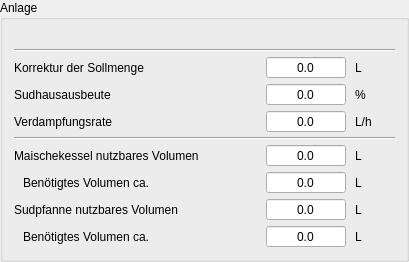
         <widget class="QGroupBox" name="groupAnlage">
          <property name="sizePolicy">
           <sizepolicy hsizetype="Preferred" vsizetype="Fixed">
            <horstretch>0</horstretch>
            <verstretch>0</verstretch>
           </sizepolicy>
          </property>
          <property name="title">
           <string>Anlage</string>
          </property>
          <layout class="QGridLayout" name="gridLayout_4">
           <property name="horizontalSpacing">
            <number>9</number>
           </property>
           <property name="verticalSpacing">
            <number>4</number>
           </property>
           <item row="6" column="0">
            <widget class="QLabel" name="label">
             <property name="text">
              <string>Maischekessel nutzbares Volumen</string>
             </property>
            </widget>
           </item>
           <item row="5" column="0" colspan="5">
            <widget class="Line" name="line_9">
             <property name="orientation">
              <enum>Qt::Orientation::Horizontal</enum>
             </property>
            </widget>
           </item>
           <item row="4" column="4">
            <widget class="QLabel" name="label_35">
             <property name="text">
              <string notr="true">L/h</string>
             </property>
            </widget>
           </item>
           <item row="1" column="0" colspan="5">
            <widget class="Line" name="line_16">
             <property name="orientation">
              <enum>Qt::Orientation::Horizontal</enum>
             </property>
            </widget>
           </item>
           <item row="3" column="3">
            <widget class="DoubleSpinBox" name="tbAnlageSudhausausbeute">
             <property name="minimumSize">
              <size>
               <width>80</width>
               <height>0</height>
              </size>
             </property>
             <property name="toolTip">
              <string>&lt;html&gt;&lt;head/&gt;&lt;body&gt;&lt;p&gt;Hier wird die &lt;span style=&quot; font-weight:600;&quot;&gt;Sudhausausbeute&lt;/span&gt; der Anlage ausgegeben. Dieser anlagentypische Wert kann aus dem Durchschnitt der gebrauten Suden im &lt;span style=&quot; font-weight:600;&quot;&gt;Tab Ausrüstung &lt;/span&gt;progrmmweit berechnet werden.&lt;/p&gt;&lt;p&gt;Sie beschreibt die Effizienz der Brauanlage. Im Hobbybereich werden 70% angestrebt, tatsächlich liegt der Wert meist darunter. Im Profibereich werden 80% angepeilt.&lt;/p&gt;&lt;/body&gt;&lt;/html&gt;</string>
             </property>
             <property name="alignment">
              <set>Qt::AlignmentFlag::AlignCenter</set>
             </property>
             <property name="readOnly">
              <bool>true</bool>
             </property>
             <property name="buttonSymbols">
              <enum>QAbstractSpinBox::ButtonSymbols::NoButtons</enum>
             </property>
             <property name="decimals">
              <number>1</number>
             </property>
             <property name="maximum">
              <double>9999.000000000000000</double>
             </property>
            </widget>
           </item>
           <item row="3" column="0" colspan="2">
            <widget class="QLabel" name="label_43">
             <property name="text">
              <string>Sudhausausbeute</string>
             </property>
            </widget>
           </item>
           <item row="3" column="4">
            <widget class="QLabel" name="label_29">
             <property name="minimumSize">
              <size>
               <width>40</width>
               <height>0</height>
              </size>
             </property>
             <property name="text">
              <string notr="true">%</string>
             </property>
            </widget>
           </item>
           <item row="4" column="0" colspan="2">
            <widget class="QLabel" name="label_S1_8">
             <property name="text">
              <string>Verdampfungsrate</string>
             </property>
            </widget>
           </item>
           <item row="6" column="3">
            <widget class="DoubleSpinBox" name="tbAnlageVolumenMaische">
             <property name="toolTip">
              <string>&lt;html&gt;&lt;head/&gt;&lt;body&gt;&lt;p&gt;Hier gibt der Kleine Brauhelfer das definierte &lt;span style=&quot; font-weight:600;&quot;&gt;nutzbare Volumen&lt;/span&gt; im &lt;span style=&quot; font-weight:600;&quot;&gt;Maischekessel&lt;/span&gt; an. &lt;/p&gt;&lt;p&gt;Die im &lt;span style=&quot; font-weight:600;&quot;&gt;Tab Ausrüstung&lt;/span&gt; anlagentypisch gemachten Angaben sind hierfür programmweite Grundlage.&lt;/p&gt;&lt;/body&gt;&lt;/html&gt;</string>
             </property>
             <property name="alignment">
              <set>Qt::AlignmentFlag::AlignCenter</set>
             </property>
             <property name="readOnly">
              <bool>true</bool>
             </property>
             <property name="buttonSymbols">
              <enum>QAbstractSpinBox::ButtonSymbols::NoButtons</enum>
             </property>
             <property name="showGroupSeparator" stdset="0">
              <bool>true</bool>
             </property>
             <property name="decimals">
              <number>1</number>
             </property>
             <property name="maximum">
              <double>99999.000000000000000</double>
             </property>
            </widget>
           </item>
           <item row="9" column="4">
            <widget class="QLabel" name="label_31">
             <property name="text">
              <string notr="true">L</string>
             </property>
            </widget>
           </item>
           <item row="8" column="0">
            <widget class="QLabel" name="label_34">
             <property name="text">
              <string>Sudpfanne nutzbares Volumen</string>
             </property>
            </widget>
           </item>
           <item row="7" column="3">
            <widget class="DoubleSpinBox" name="tbVolumenMaische">
             <property name="toolTip">
              <string>&lt;html&gt;&lt;head/&gt;&lt;body&gt;&lt;p&gt;Hier gibt der Kleine Brauhelfer das &lt;span style=&quot; font-weight:600;&quot;&gt;benötigte Volumen&lt;/span&gt; im &lt;span style=&quot; font-weight:600;&quot;&gt;Maischekessel&lt;/span&gt; an. &lt;/p&gt;&lt;p&gt;Die im &lt;span style=&quot; font-weight:600;&quot;&gt;Tab Ausrüstung&lt;/span&gt; anlagentypisch gemachten Angaben dienen als Grundlage für die programmweite Berechnung. Das Feld wird rot, wenn der Kessel zu klein ist.&lt;/p&gt;&lt;/body&gt;&lt;/html&gt;</string>
             </property>
             <property name="alignment">
              <set>Qt::AlignmentFlag::AlignCenter</set>
             </property>
             <property name="readOnly">
              <bool>true</bool>
             </property>
             <property name="buttonSymbols">
              <enum>QAbstractSpinBox::ButtonSymbols::NoButtons</enum>
             </property>
             <property name="showGroupSeparator" stdset="0">
              <bool>true</bool>
             </property>
             <property name="decimals">
              <number>1</number>
             </property>
             <property name="maximum">
              <double>99999.000000000000000</double>
             </property>
            </widget>
           </item>
           <item row="4" column="3">
            <widget class="DoubleSpinBox" name="tbAnlageVerdampfung">
             <property name="toolTip">
              <string>&lt;html&gt;&lt;head/&gt;&lt;body&gt;&lt;p&gt;Hier wird die &lt;span style=&quot; font-weight:600;&quot;&gt;Verdampfungsrate&lt;/span&gt; der Anlage ausgegeben. Dieser anlagentypische Wert kann aus dem Durchschnitt der gebrauten Suden programmweit im &lt;span style=&quot; font-weight:600;&quot;&gt;Tab Ausrüstung &lt;/span&gt;festgelegt werden.&lt;/p&gt;&lt;/body&gt;&lt;/html&gt;</string>
             </property>
             <property name="alignment">
              <set>Qt::AlignmentFlag::AlignCenter</set>
             </property>
             <property name="readOnly">
              <bool>true</bool>
             </property>
             <property name="buttonSymbols">
              <enum>QAbstractSpinBox::ButtonSymbols::NoButtons</enum>
             </property>
             <property name="decimals">
              <number>1</number>
             </property>
             <property name="maximum">
              <double>9999.000000000000000</double>
             </property>
            </widget>
           </item>
           <item row="9" column="3">
            <widget class="DoubleSpinBox" name="tbVolumenKochen">
             <property name="toolTip">
              <string>&lt;html&gt;&lt;head/&gt;&lt;body&gt;&lt;p&gt;Hier gibt der Kleine Brauhelfer das &lt;span style=&quot; font-weight:600;&quot;&gt;benötigte Volumen&lt;/span&gt; der &lt;span style=&quot; font-weight:600;&quot;&gt;Sudpfanne&lt;/span&gt; an. &lt;/p&gt;&lt;p&gt;Die im &lt;span style=&quot; font-weight:600;&quot;&gt;Tab Ausrüstung&lt;/span&gt; anlagentypisch gemachten Angaben dienen als Grundlage für die programmweite Berechnung. Das Feld wird rot, wenn die Sudpfanne zu klein ist.&lt;/p&gt;&lt;/body&gt;&lt;/html&gt;</string>
             </property>
             <property name="alignment">
              <set>Qt::AlignmentFlag::AlignCenter</set>
             </property>
             <property name="readOnly">
              <bool>true</bool>
             </property>
             <property name="buttonSymbols">
              <enum>QAbstractSpinBox::ButtonSymbols::NoButtons</enum>
             </property>
             <property name="showGroupSeparator" stdset="0">
              <bool>true</bool>
             </property>
             <property name="decimals">
              <number>1</number>
             </property>
             <property name="maximum">
              <double>99999.000000000000000</double>
             </property>
            </widget>
           </item>
           <item row="9" column="0">
            <widget class="QLabel" name="label_PfanneVoll">
             <property name="text">
              <string>Benötigtes Volumen ca.</string>
             </property>
             <property name="indent">
              <number>9</number>
             </property>
            </widget>
           </item>
           <item row="6" column="4">
            <widget class="QLabel" name="label_44">
             <property name="text">
              <string notr="true">L</string>
             </property>
            </widget>
           </item>
           <item row="7" column="0">
            <widget class="QLabel" name="label_VolumenMaischen">
             <property name="text">
              <string>Benötigtes Volumen ca.</string>
             </property>
             <property name="indent">
              <number>9</number>
             </property>
            </widget>
           </item>
           <item row="3" column="2">
            <spacer name="horizontalSpacer_2">
             <property name="orientation">
              <enum>Qt::Orientation::Horizontal</enum>
             </property>
             <property name="sizeHint" stdset="0">
              <size>
               <width>40</width>
               <height>20</height>
              </size>
             </property>
            </spacer>
           </item>
           <item row="7" column="4">
            <widget class="QLabel" name="label_30">
             <property name="text">
              <string notr="true">L</string>
             </property>
            </widget>
           </item>
           <item row="8" column="4">
            <widget class="QLabel" name="label_45">
             <property name="text">
              <string notr="true">L</string>
             </property>
            </widget>
           </item>
           <item row="0" column="0" colspan="4">
            <widget class="QLabel" name="lblAnlageName"/>
           </item>
           <item row="8" column="3">
            <widget class="DoubleSpinBox" name="tbAnlageVolumenKochen">
             <property name="toolTip">
              <string>&lt;html&gt;&lt;head/&gt;&lt;body&gt;&lt;p&gt;Hier gibt der Kleine Brauhelfer das definierte &lt;span style=&quot; font-weight:600;&quot;&gt;nutzbare Volumen&lt;/span&gt; im &lt;span style=&quot; font-weight:600;&quot;&gt;Maischekessel&lt;/span&gt; an. &lt;/p&gt;&lt;p&gt;Die im &lt;span style=&quot; font-weight:600;&quot;&gt;Tab Ausrüstung&lt;/span&gt; anlagentypisch gemachten Angaben sind hierfür programmweite Grundlage.&lt;/p&gt;&lt;/body&gt;&lt;/html&gt;</string>
             </property>
             <property name="alignment">
              <set>Qt::AlignmentFlag::AlignCenter</set>
             </property>
             <property name="readOnly">
              <bool>true</bool>
             </property>
             <property name="buttonSymbols">
              <enum>QAbstractSpinBox::ButtonSymbols::NoButtons</enum>
             </property>
             <property name="showGroupSeparator" stdset="0">
              <bool>true</bool>
             </property>
             <property name="decimals">
              <number>1</number>
             </property>
             <property name="maximum">
              <double>99999.000000000000000</double>
             </property>
            </widget>
           </item>
           <item row="2" column="0" colspan="5">
            <widget class="QWidget" name="wdgAnlageKorrekturSollmenge" native="true">
             <layout class="QHBoxLayout" name="horizontalLayout">
              <property name="spacing">
               <number>9</number>
              </property>
              <property name="leftMargin">
               <number>0</number>
              </property>
              <property name="topMargin">
               <number>0</number>
              </property>
              <property name="rightMargin">
               <number>0</number>
              </property>
              <property name="bottomMargin">
               <number>0</number>
              </property>
              <item>
               <widget class="QLabel" name="label_66">
                <property name="text">
                 <string>Korrektur der Sollmenge</string>
                </property>
               </widget>
              </item>
              <item>
               <spacer name="horizontalSpacer_13">
                <property name="orientation">
                 <enum>Qt::Orientation::Horizontal</enum>
                </property>
                <property name="sizeHint" stdset="0">
                 <size>
                  <width>40</width>
                  <height>20</height>
                 </size>
                </property>
               </spacer>
              </item>
              <item>
               <widget class="DoubleSpinBox" name="tbAnlageKorrekturSollmenge">
                <property name="minimumSize">
                 <size>
                  <width>80</width>
                  <height>0</height>
                 </size>
                </property>
                <property name="toolTip">
                 <string>&lt;html&gt;&lt;head/&gt;&lt;body&gt;&lt;p&gt;Hier wird die &lt;span style=&quot; font-weight:600;&quot;&gt;Korrektur der Sollmenge&lt;/span&gt; der Anlage angegeben.&lt;/p&gt;&lt;p&gt;Der anlagentypische Korrekturwert für die Sollmenge wird im &lt;span style=&quot; font-weight:600;&quot;&gt;Tab Ausrüstung&lt;/span&gt; programmweit festgelegt.&lt;/p&gt;&lt;/body&gt;&lt;/html&gt;</string>
                </property>
                <property name="alignment">
                 <set>Qt::AlignmentFlag::AlignCenter</set>
                </property>
                <property name="readOnly">
                 <bool>true</bool>
                </property>
                <property name="buttonSymbols">
                 <enum>QAbstractSpinBox::ButtonSymbols::NoButtons</enum>
                </property>
                <property name="showGroupSeparator" stdset="0">
                 <bool>true</bool>
                </property>
                <property name="decimals">
                 <number>1</number>
                </property>
                <property name="maximum">
                 <double>99999.000000000000000</double>
                </property>
               </widget>
              </item>
              <item>
               <widget class="QLabel" name="label_67">
                <property name="minimumSize">
                 <size>
                  <width>40</width>
                  <height>0</height>
                 </size>
                </property>
                <property name="text">
                 <string notr="true">L</string>
                </property>
               </widget>
              </item>
             </layout>
            </widget>
           </item>
          </layout>
         </widget>
